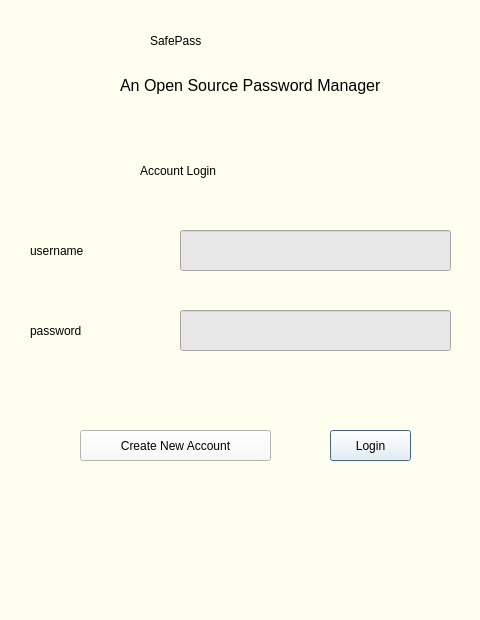
<?xml version="1.0" encoding="UTF-8"?>
<ui version="4.0">
 <class>Dialog</class>
 <widget class="QDialog" name="Dialog">
  <property name="geometry">
   <rect>
    <x>0</x>
    <y>0</y>
    <width>480</width>
    <height>620</height>
   </rect>
  </property>
  <property name="windowTitle">
   <string>Dialog</string>
  </property>
  <property name="styleSheet">
   <string notr="true">background-color: rgb(255, 255, 239);</string>
  </property>
  <widget class="QLabel" name="safepass_head">
   <property name="geometry">
    <rect>
     <x>150</x>
     <y>10</y>
     <width>211</width>
     <height>61</height>
    </rect>
   </property>
   <property name="whatsThis">
    <string>&lt;html&gt;&lt;head/&gt;&lt;body&gt;&lt;p&gt;&lt;br/&gt;&lt;/p&gt;&lt;/body&gt;&lt;/html&gt;</string>
   </property>
   <property name="styleSheet">
    <string notr="true">color:rgb(0, 0, 0);
font: 30pt &quot;Lucida Console&quot;;</string>
   </property>
   <property name="text">
    <string>SafePass</string>
   </property>
  </widget>
  <widget class="QLabel" name="username">
   <property name="geometry">
    <rect>
     <x>30</x>
     <y>230</y>
     <width>121</width>
     <height>41</height>
    </rect>
   </property>
   <property name="styleSheet">
    <string notr="true">color:rgb(0, 0, 0);
font: 18pt &quot;Lucida Console&quot;;</string>
   </property>
   <property name="text">
    <string>username</string>
   </property>
  </widget>
  <widget class="QLabel" name="login_label">
   <property name="geometry">
    <rect>
     <x>140</x>
     <y>150</y>
     <width>211</width>
     <height>41</height>
    </rect>
   </property>
   <property name="styleSheet">
    <string notr="true">color:rgb(0, 0, 0);
font: 20pt &quot;Lucida Console&quot;;</string>
   </property>
   <property name="text">
    <string>Account Login</string>
   </property>
  </widget>
  <widget class="QLabel" name="description">
   <property name="geometry">
    <rect>
     <x>120</x>
     <y>70</y>
     <width>261</width>
     <height>31</height>
    </rect>
   </property>
   <property name="styleSheet">
    <string notr="true">color:rgb(0, 0, 0);
font-size:12pt</string>
   </property>
   <property name="text">
    <string>An Open Source Password Manager</string>
   </property>
  </widget>
  <widget class="QLineEdit" name="username_input">
   <property name="geometry">
    <rect>
     <x>180</x>
     <y>230</y>
     <width>271</width>
     <height>41</height>
    </rect>
   </property>
   <property name="styleSheet">
    <string notr="true">background-color: rgb(231, 231, 231);
font: 16pt &quot;Lucida Console&quot;;</string>
   </property>
  </widget>
  <widget class="QLineEdit" name="password_input">
   <property name="geometry">
    <rect>
     <x>180</x>
     <y>310</y>
     <width>271</width>
     <height>41</height>
    </rect>
   </property>
   <property name="styleSheet">
    <string notr="true">background-color: rgb(231, 231, 231);
font: 16pt &quot;Lucida Console&quot;;</string>
   </property>
  </widget>
  <widget class="QLabel" name="password">
   <property name="geometry">
    <rect>
     <x>30</x>
     <y>310</y>
     <width>121</width>
     <height>41</height>
    </rect>
   </property>
   <property name="styleSheet">
    <string notr="true">color:rgb(0, 0, 0);
font: 18pt &quot;Lucida Console&quot;;</string>
   </property>
   <property name="text">
    <string>password</string>
   </property>
  </widget>
  <widget class="QPushButton" name="login_button">
   <property name="geometry">
    <rect>
     <x>330</x>
     <y>430</y>
     <width>81</width>
     <height>31</height>
    </rect>
   </property>
   <property name="styleSheet">
    <string notr="true">background-color: rgb(250, 250, 250);
font: 63 12pt &quot;Lucida Console&quot;;</string>
   </property>
   <property name="text">
    <string>Login</string>
   </property>
  </widget>
  <widget class="QPushButton" name="createacc_button">
   <property name="geometry">
    <rect>
     <x>80</x>
     <y>430</y>
     <width>191</width>
     <height>31</height>
    </rect>
   </property>
   <property name="styleSheet">
    <string notr="true">background-color: rgb(250, 250, 250);
font: 63 12pt &quot;Lucida Console&quot;;</string>
   </property>
   <property name="locale">
    <locale language="English" country="India"/>
   </property>
   <property name="text">
    <string>Create New Account</string>
   </property>
  </widget>
 </widget>
 <resources/>
 <connections/>
</ui>
